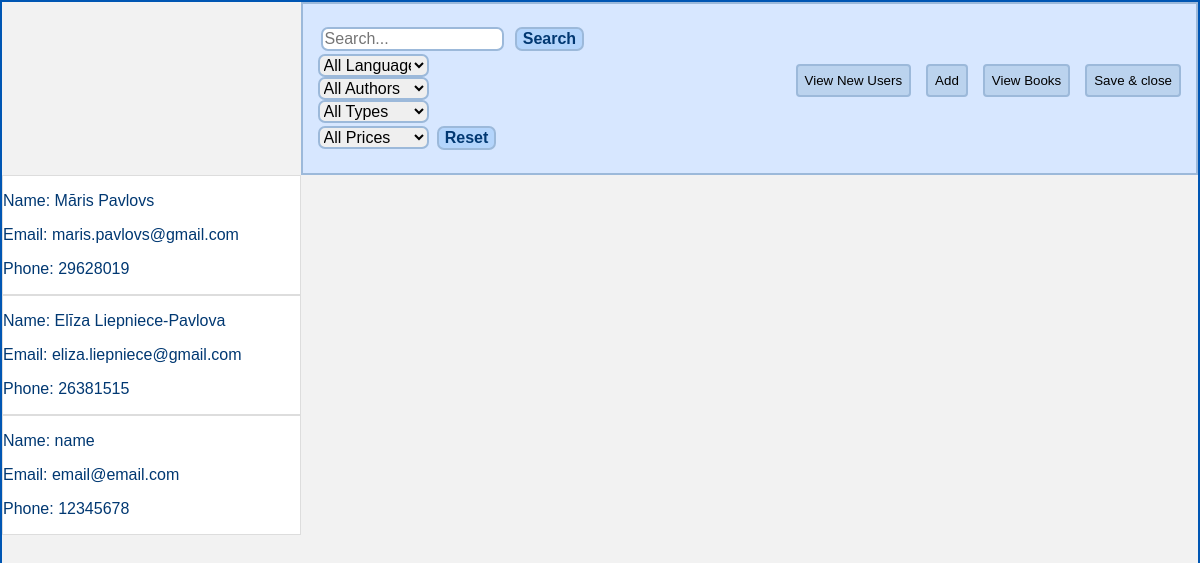
Page /adminPage.php?view=users on the committed database.
### tables this page shows
CREATE TABLE `user_info` (
  `user_id` int(11) NOT NULL,
  `name` varchar(100) NOT NULL,
  `email` varchar(100) NOT NULL,
  `phone_num` int(10) NOT NULL,
  `address` varchar(20) NOT NULL,
  `book_id` int(11) NOT NULL,
  `birth_date` date DEFAULT NULL
);

### adminPage.php (the view, shortened to what this page needs)
<!DOCTYPE html>
<html lang="en">
<head>
     <link rel="stylesheet" href="style/style.css">
</head>
<?php
        $servername = "localhost";
        $username = "root";
        $password = "";
        $dbname = "ils";
        $conn = new mysqli($servername, $username, $password, $dbname);
        $view = isset($_GET['view']) ? $_GET['view'] : 'books';
        if($view === 'books') {
            $sql = "SELECT * FROM book";
            $toggleView = 'users';
        } elseif($view === 'users') {
            $sql = "SELECT * FROM user_info";
            $toggleView = 'books';
        }
        $result = $conn->query($sql);
        ?>
<body id="bodyAdmin">
    <div class="nav">
        <form action="" method="POST" class="a-search-bar">
          <input class="a-search-input" id="search" name="search" type="text" placeholder="Search...">
          <input class="a-search-btn" id="submit" name="submit" type="submit" value="Search">
        </form>
        <button class="nav-btn" onclick="window.location.href='userPage.php'">Save & close</button>
        <button class="nav-btn" onclick="window.location.href='?view=<?php echo $toggleView; ?>'">
            View <?php echo ucfirst($toggleView); ?>
        </button>
        <button class="nav-btn" type="button" onclick="openModal()">Add</button>
        <?php include 'add.php' ?>
        <?php include 'notification.php' ?>
        <?php include 'adminFilters.php'; ?>
        <?php include 'searchbar.php'; ?>
    </div>
        <div class="book-list">
        <?php
        if ($result->num_rows > 0) {
            while($row = $result->fetch_assoc()) {
                if($view === 'books') {
                    echo "<div class='item'>";
                    echo "<p>" . $row["title"] . "</p>";
                    echo "<p>" . $row["author"] . "</p>";
                    echo "<p>" . $row["language"] . "</p>";
                    echo "<button class='btn' onclick='openEditModal(" . $row["book_id"] . ")'>Edit</button>";
                    echo "<a class='btn' style='text-decoration: none;' href='delete.php?book_id=" . $row["book_id"] . "'>Delete</a>";
                    echo "</div>";
                } elseif($view === 'users') {
                    echo "<div class='user'>";
                    echo "<p>Name: " . $row["name"] . "</p>";
                    echo "<p>Email: " . $row["email"] . "</p>";
                    echo "<p>Phone: " . $row["phone_num"] . "</p>";
                    echo "</div>";
                }
            }
        } else {
            echo "0 results";
        }
    ?>
    </div>
</body>
</html>

### style/style.css (style rules this page uses)
body { margin: 0; padding: 0; font-family: Arial, sans-serif; background-color: #f2f2f2; font-family: Verdana (sans-serif); color: #013872; }
#bodyAdmin { overflow: hidden; border: 2px solid #0056b3; }
.user { background-color: #fff; border: 1px solid #ddd; }
.book-list { overflow: scroll; width: 25%; height: 100vh; }
.a-search-bar { margin-top: 20px; margin-left: 15px; }
.a-search-input { width: 20%; border: 2px solid #9cb9da; border-radius: 7px; line-height: 15px; position: relative; font-size: 16px; margin: 3px; }
.a-search-btn { border-radius: 7px; border: 2px solid #9cb9da; background-color: #b4d5fc; position: relative; font-size: 16px; color: #013872; font-weight: bold; cursor: pointer; margin: 3px; }
.nav { width: 74.7%; display: inline; float: right; border: 2px solid #9cb9da; padding-bottom: 20px; position: relative; z-index: 3000; background-color: rgba(215, 231, 255); color: #013872; }
.nav-btn { float: right; margin-top: 10px; margin-right: 15px; background-color: #bbd3ee; border: 2px solid #9cb9da; border-radius: 4px; cursor: pointer; padding: 7px; }

### rows in the picture
user_info: name "Māris Pavlovs", email "maris.pavlovs@gmail.com", phone_num "29628019"
user_info: name "Elīza Liepniece-Pavlova", email "eliza.liepniece@gmail.com", phone_num "26381515"
user_info: name "name", email "email@email.com", phone_num "12345678"

### other values in the picture
$toggleView "Books"
